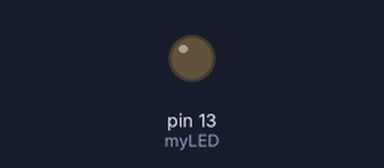
This sketch was run on a simulated Arduino Uno, built with avr-gcc and run on an emulated ATmega328P. On the bench: output pins drawn as LEDs (lit = HIGH).

Above: at 1.2 s.
At 15.2 s:
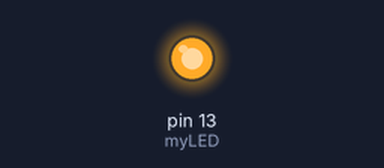
Timing chart, 0 to 16.4 s (numbered marks = the images above):
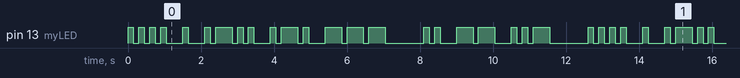

The sketch:

MorseCode.ino
```cpp
//#define myLED 2
#define myLED LED_BUILTIN

int timeunit = 150;

int h[] = { 1, 1, 1, 1};
int e[] = { 1};
int l[] = {1, 0, 1, 1};
int o[] = {0, 0, 0};
int i[] = {1, 1};
int m[] = {0, 0};
int u[] = {1,1, 0};

void setup() {
  // put your setup code here, to run once:
  pinMode(myLED, OUTPUT);
}

void writechar(int letter[], int length, bool wordend = false){
  for ( byte i = 0; i < length; i ++){
    int dotOrDash = letter[i];
    //On time
    digitalWrite(myLED, HIGH);
    //1 is dot = 1 unit of time
    if (dotOrDash){
      delay(timeunit);
    }
    //2 is Dash = 3 unit of time
    else{
      delay(timeunit * 3);
    }

    //Off Time
    digitalWrite(myLED, LOW);
    if (wordend && i == (length - 1)){
      delay(7 * timeunit);
    }
    else if (i == (length - 1)){
      delay(3 * timeunit);
    }
    else{
      delay(timeunit);
    }
  }
}
void loop() {
  // put your main code here, to run repeatedly:
  writechar(h, 4);
  writechar(e, 1);
  writechar(l, 4);
  writechar(l, 3);
  writechar(o, 3, true);
  writechar(i, 2);
  writechar(m, 2);
  writechar(u,3, true);
}
```

Measured:
- by itself, pin 13 (myLED): moves between LOW and HIGH, repeating every 12.6 s
- by itself, everything shown: repeats every 12.6 s, in 44 steps
